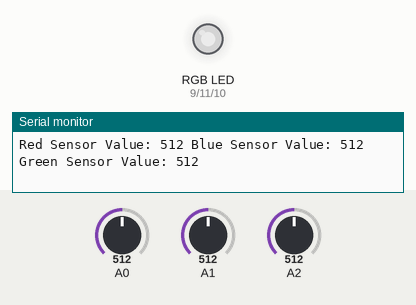
Recording of a sketch running on a simulated Arduino Uno, built with avr-gcc and run on an emulated ATmega328P. Shown: an RGB LED mixed from three pins (HIGH = lit), the last lines printed to the serial monitor. The test bench sets the inputs (shaded band); at power-on: A0 = 512, A1 = 512, A2 = 512. Dim RGB values are drawn brighter than linear.

Above: at 1.2 s.
1.3 s: A0 set to 109
At 1.8 s:
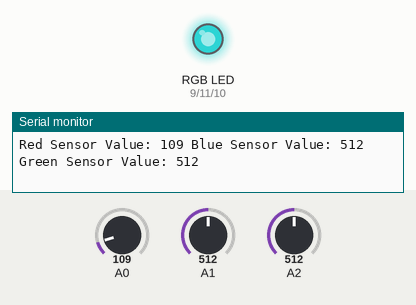
2.9 s: A0 set to 92
At 4.3 s:
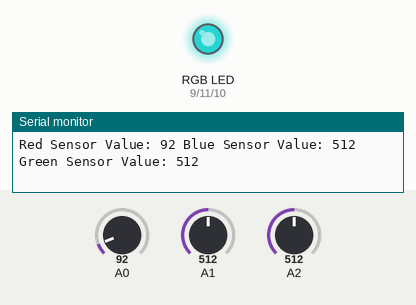
5.9 s: A1 set to 104
At 7.1 s:
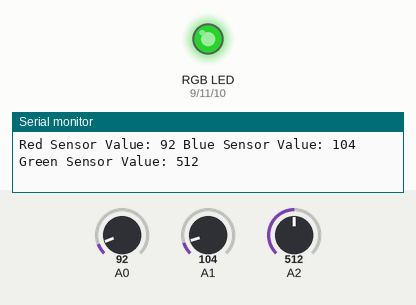
7.5 s: A1 set to 92
At 8.7 s:
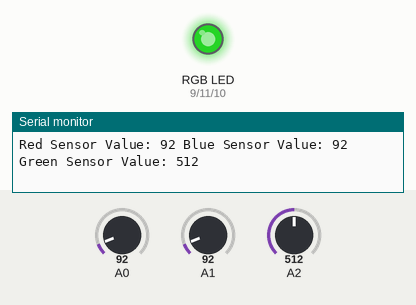
10.5 s: A2 set to 106
At 11.0 s:
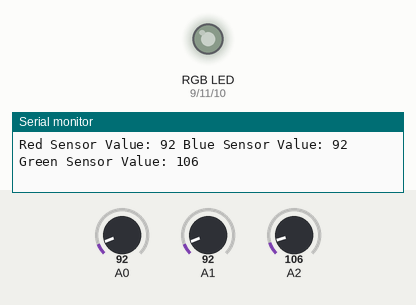
12.0 s: A2 set to 93
At 13.0 s:
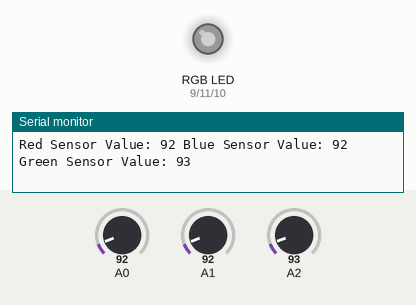
Timing chart, 0 to 15.0 s (numbered marks = the images above; inputs shaded):
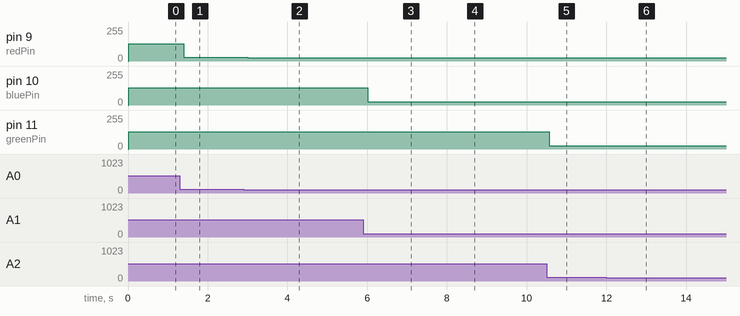

The sketch:

rgb_with_pots.ino
```cpp
const int redPin = 9;
const int bluePin = 10;
const int greenPin = 11;

void setup() {
    Serial.begin(9600);

    pinMode(redPin, OUTPUT);
    pinMode(bluePin, OUTPUT);
    pinMode(greenPin, OUTPUT);


}

void loop() {

  int redSensorVal = analogRead(A0);
  delay(5);
  int blueSensorVal = analogRead(A1);
  delay(5);
  int greenSensorVal = analogRead(A2);
  delay(5);

  Serial.print("Red Sensor Value: ");
  Serial.print(redSensorVal);

  Serial.print(" Blue Sensor Value: ");
  Serial.print(blueSensorVal);

  Serial.print(" Green Sensor Value: ");
  Serial.println(greenSensorVal);


  analogWrite(redPin, redSensorVal/4);
  analogWrite(bluePin, blueSensorVal/4);
  analogWrite(greenPin, greenSensorVal/4);


}
```

Measured:
- after the input at 1.3 s, pin 9 (redPin): 128/255 → 27/255 after 0.10 s
- after the input at 2.9 s, pin 9 (redPin): 27/255 → 23/255 after 0.10 s
- after the input at 5.9 s, pin 10 (bluePin): 128/255 → 26/255 after 0.12 s
- after the input at 7.5 s, pin 10 (bluePin): 26/255 → 23/255 after 0.10 s
- after the input at 10.5 s, pin 11 (greenPin): 128/255 → 26/255 after 0.07 s
- after the input at 12.0 s, pin 11 (greenPin): 26/255 → 23/255 after 0.12 s
